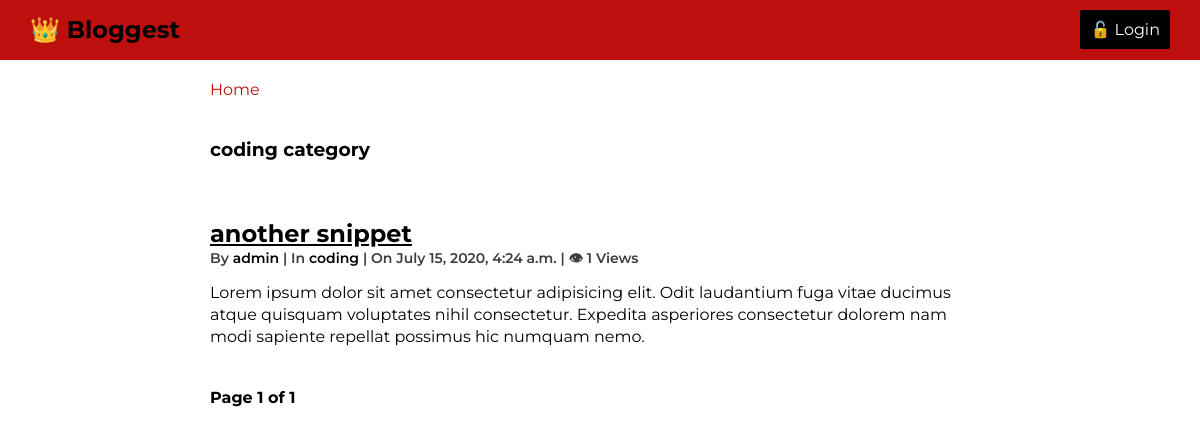
The app's page /category/2/ with its own data.
### blog/models.py (models this page shows, shortened)
class Category(models.Model):
    name = models.CharField(max_length=100, unique=True)
    creator = models.ForeignKey(User,on_delete=models.CASCADE)
    class Meta:
        verbose_name_plural = "Categories"
    def __str__(self):
        return self.name

class Post(models.Model):
    title = models.CharField(max_length=200)
    content = models.TextField()
    pub_date = models.DateTimeField(auto_now_add=True)
    view_count = models.PositiveIntegerField(default=0)
    author = models.ForeignKey(User,on_delete=models.CASCADE)
    category = models.ForeignKey(Category,on_delete=models.CASCADE)
    def get_absolute_url(self):
        return reverse('blog:detail', args=[self.pk])

### blog/views.py (the view)
# urls.py: path('category/<int:pk>/',PostCategory.as_view(),name='category'),
class PostCategory(PageContentMixin,ListView):
    model =Post
    template_name='blog/post_category.html'
    context_object_name='posts'
    paginate_by =3
    page_title='category'
    def get_queryset(self):
        self.category = get_object_or_404(Category,pk=self.kwargs['pk'])
        return Post.objects.filter(category=self.category)
    def get_context_data(self,**kwargs):
        context = super().get_context_data()
        context['category'] = self.category
        return context

### blog/views.py (called while the page is built)
    def get_context_data(self,**kwargs):
        context=super().get_context_data()
        context['page_title'] =self.page_title
        return context

### blog/templates/blog/post_category.html
{% extends 'blog/base.html' %}
{% block content %}
    <div><h3>{{category.name}} category</h3></div>
    {% for post in posts%}
    <div class="blog-item">
        <h2><a href="{{post.get_absolute_url}}">{{post.title}}</a></h2>
        <div class="info">
            By <span><a href="#">{{post.author}}</a></span> | In <span><a href="#">{{post.category}}</a></span> | On <span>{{post.pub_date}}</span> | &#x1f441 <span>{{post.view_count}} Views</span>
        </div>
        <p>{{post.content|truncatewords:35}}</p>
    </div>
    {%endfor%}
    {% include 'blog/pagination_links.html' %}
{% endblock %}

### blog/static/blog/css/style.css (style rules this page uses)
:root { --primary: rgb(190, 15, 15); --primary-light: rgb(212, 47, 47); --secondary: #000; --light-dark: #3d3d3d; --lighter-dark: #5e5d5d; }
body { font-family: 'Montserrat', sans-serif; }
h2 { margin: 0; }
a { text-decoration: none; color: var(--secondary); }
nav > h2, p { margin: 0; }
.content-wrapper > div { grid-column: 2; max-width: 780px; margin: 20px 0; }
.blog-item h2 a { color: var(--secondary); text-decoration: underline; }
.blog-item .info { margin-bottom: 10px; font-size: 14px; font-weight: 600; color: var(--light-dark); }
.blog-item p { line-height: 22px; }

### records on screen
Category: name "coding"
Post: title "another snippet", author "admin", category "coding", pub_date "July 15, 2020, 4:24 a.m.", view_count "1", content "Lorem ipsum dolor sit amet consectetur adipisicing elit. Odit laudantium fuga vitae ducimus atque quisquam voluptates nihil consectetur. Expedita asperiores consectetur dolorem nam modi sapiente repellat possimus hic numquam nemo."

### other values on screen
{{ page_obj.number }} "1"
{{ page_obj.paginator.num_pages }} "1"
